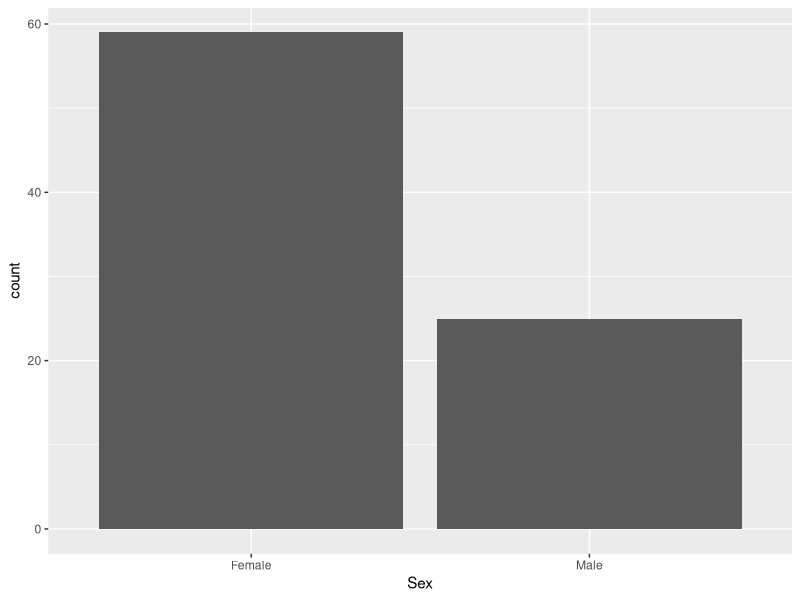
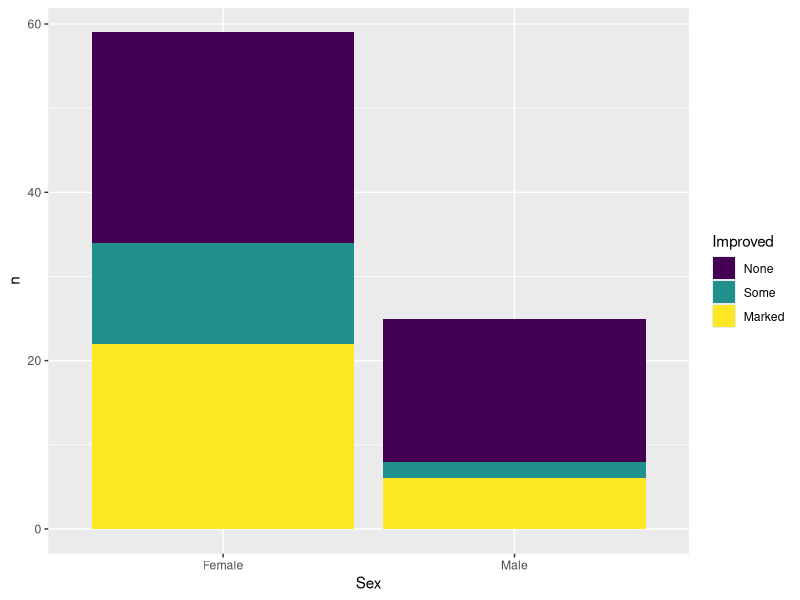
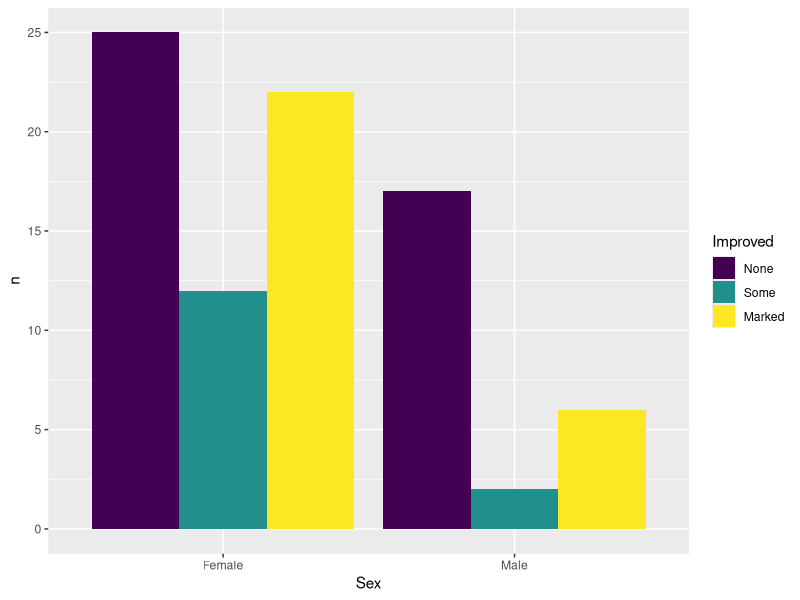
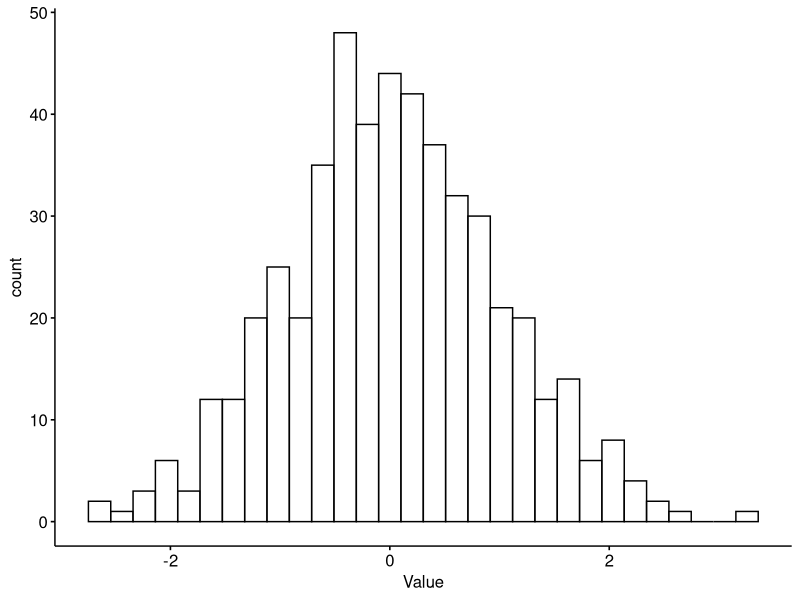
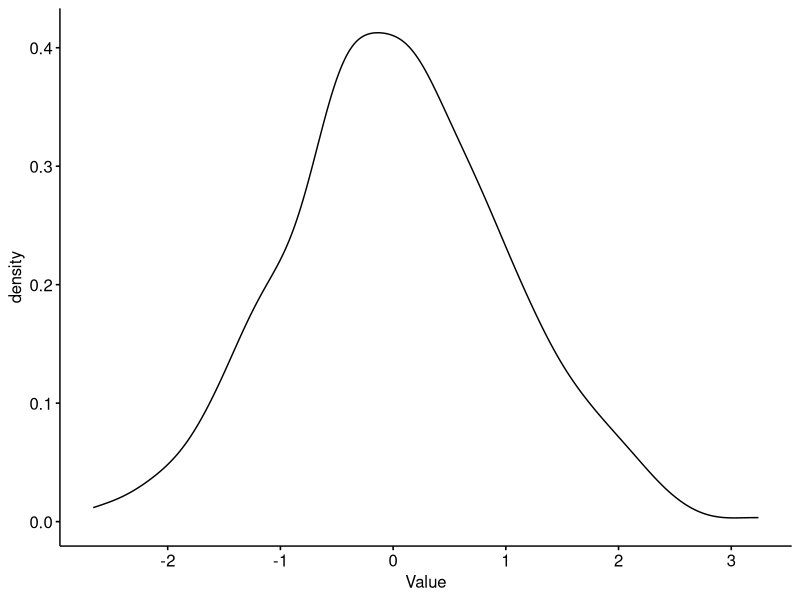
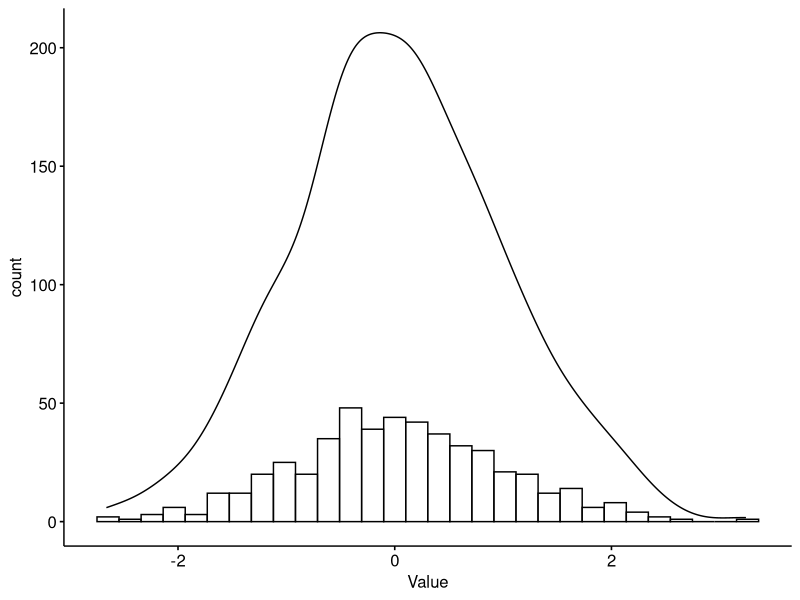
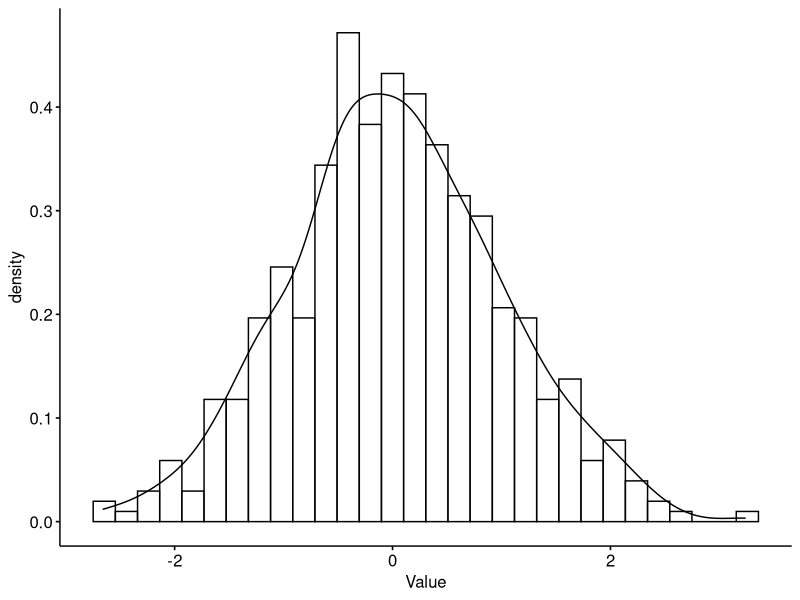
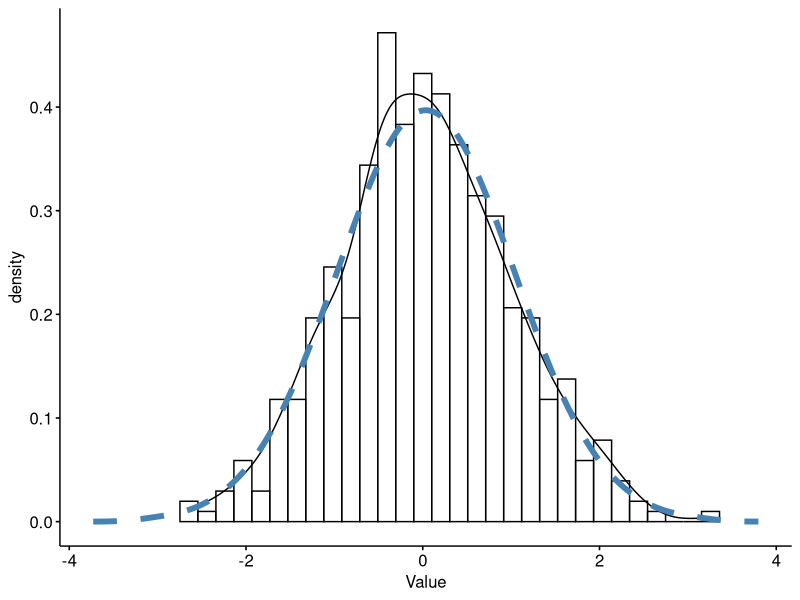

Here is the R script that generated these plots, in order:
## ---- chunk 1
knitr::opts_chunk$set(echo = TRUE,message=FALSE)
## ---- chunk 2
## Load the packages we will need
library(dplyr)
library(ggplot2)
library(rstatix)
library(ggpubr)
library(vcd)
## ---- chunk 3
#let's use the'Arthritis' dataset in the 'vcd' package 
Arthritis
## ---- chunk 4
##one way table (count of one variable)
count(Arthritis,Sex)
## ---- chunk 5
ggplot(Arthritis, aes(x = Sex)) + geom_bar()
## ---- chunk 6
#to get proportion of males and females
freq_table(Arthritis,Sex) 
## ---- chunk 7
count(Arthritis,Sex,Improved)
## ---- chunk 8
count(Arthritis,Sex,Improved) %>% 
ggplot(aes(x = Sex, fill = Improved, y = n)) + geom_col()
## ---- chunk 9
count(Arthritis,Sex,Improved) %>% 
ggplot(aes(x = Sex, fill = Improved, y = n)) + geom_col(position = "dodge")
## ---- chunk 10
freq_table(Arthritis,Sex, Improved)
## ---- chunk 11
freq_table(Arthritis,Improved, Sex)
## ---- chunk 12
Arthritis %>% 
  count(Improved, Treatment) %>% 
  tidyr::pivot_wider(values_from = n,names_from = Improved)
##would also work with names_from Treatment
## ---- chunk 13
Arthritis %>% 
  count(Improved, Treatment) %>% 
  tidyr::pivot_wider(values_from = n,names_from = Improved) %>% 
select(-Treatment)  %>% 
  chisq_test()
## ---- chunk 14
## create table of Titanic survivors
## example from ?chisq_test
xtab <- as.table(rbind(
  c(203, 118, 178, 212),
  c(122, 167, 528, 673)
))
dimnames(xtab) <- list(
  Survived = c("Yes", "No"),
  Class = c("1st", "2nd", "3rd", "Crew")
)
xtab
chisq_test(xtab)
## ---- chunk 15
Arthritis %>% 
  count(Improved, Treatment) %>% 
  tidyr::pivot_wider(values_from = n,names_from = Improved) %>% 
select(-Treatment)  %>% 
  chisq_test() %>% expected_freq()
## ---- chunk 16
Arthritis %>% 
  count(Improved, Sex) %>% 
  tidyr::pivot_wider(values_from = n,names_from = Improved) %>% 
  select(-Sex)  %>% 
  chisq_test 
## ---- chunk 17
Arthritis %>% 
  count(Improved, Sex) %>% 
  tidyr::pivot_wider(values_from = n,names_from = Improved) %>% 
 select(-Sex)  %>% 
  fisher_test
## ---- chunk 18
Arthritis %>% 
  count(Improved, Sex) %>% 
  tidyr::pivot_wider(values_from = n,names_from = Improved) %>% 
  select(-Sex)  %>% 
  chisq_test %>% 
  expected_freq()
## ---- chunk 19
library(readr)
df1 <- read_csv("data/normal_example.csv")
## ---- chunk 20
View(df1)
## ---- chunk 21
gghistogram(df1,x="Value")
## ---- chunk 22
ggdensity(df1, x="Value")
## ---- chunk 23
gghistogram(df1,x="Value",add_density = TRUE)
## ---- chunk 24
gghistogram(df1,x="Value",
            add_density = TRUE,
            y="..density..")
## ---- chunk 25
gghistogram(df1,x="Value",add_density = TRUE,y="..density..") + stat_overlay_normal_density(col="steelblue",lwd=2,lty=2)
## ---- chunk 26

ggboxplot(df1, y = "Value")
## ---- chunk 27
ggviolin(df1, y = "Value")
## ---- chunk 28
ggviolin(df1, y = "Value",add = "jitter")
## ---- chunk 29
ggqqplot(df1, x="Value")
## ---- chunk 30

#shapiro test
#p<0.05 ...difference between data and normality..data not normal
#p>0.05 ...no diff between data and normality ..data normally distributed

df1 %>% 
shapiro_test(Value) %>% 
  mutate(p < 0.05)

## ---- chunk 31
df1 %>% 
  get_summary_stats 
## ---- chunk 32
df1 %>% 
  get_summary_stats %>% 
  select(mean, sd)
## ---- chunk 33
diet <- read_csv("data/diet.csv")
diet
## ---- chunk 34
diet <- diet %>% 
  mutate(BMI =initial.weight / (height/100)^2)

## ---- chunk 35
diet %>% 
  t_test(BMI ~1)
## ---- chunk 36
diet %>% 
  t_test(BMI ~1,mu = 25,alternative = "greater")
## 25 is the cutoff for overweight
#t.test(diet$BMI, mu=25,alternative = "greater")
## ---- chunk 37
diet %>% 
  select(contains("weight")) 
## ---- chunk 38
diet %>% 
  select(contains("weight")) %>% 
  gghistogram(x = "initial.weight", add_density = TRUE, y = "..density..") + stat_overlay_normal_density(col="red")
## ---- chunk 39
diet %>% 
  select(contains("weight")) %>% 
  ggqqplot(x = "initial.weight")
## ---- chunk 40
diet %>% 
  select(contains("weight")) %>% 
  tidyr::pivot_longer(everything(),values_to = "Y",names_to = "X") 
## ---- chunk 41
diet %>% 
  select(contains("weight")) %>% 
  tidyr::pivot_longer(everything(),values_to = "Y",names_to = "X") %>% 
  gghistogram(x = "Y", facet.by = "X",add_density = TRUE, y = "..density..") + stat_overlay_normal_density(col="red")
## ---- chunk 42
diet %>% 
  select(contains("weight")) %>% 
  tidyr::pivot_longer(everything(),values_to = "Y",names_to = "X") %>% 
  group_by(X) %>% 
  get_summary_stats()
## ---- chunk 43
diet %>% 
  select(contains("weight")) %>% 
  tidyr::pivot_longer(everything(),values_to = "Y",names_to = "X") %>% 
  group_by(X) %>% 
  shapiro_test(Y)
## ---- chunk 44
diet %>% 
  select(contains("weight")) %>% 
  tidyr::pivot_longer(everything(),values_to = "Y",names_to = "X") %>% 
  t_test(Y ~ X)
## ---- chunk 45
## Just to prove that we get the same result as base R
## Will remove before the course
t.test(diet$final.weight, diet$initial.weight)
## ---- chunk 46
diet %>% 
  select(contains("weight")) %>% 
  tidyr::pivot_longer(everything(),values_to = "Y",names_to = "X") %>% 
  t_test(Y ~ X,alternative = "less")
## ---- chunk 47
t.test(diet$final.weight, diet$initial.weight,alternative = "less")
## ---- chunk 48
diet %>% 
  select(contains("weight")) %>% 
  tidyr::pivot_longer(everything(),values_to = "Y",names_to = "X") %>% 
  ggplot(aes(x = X, y = Y)) + geom_boxplot() + geom_jitter(width=0.1) + stat_compare_means(method = "t.test",method.args = list(alternative = "less"))
## ---- chunk 49
diet %>% 
  select(contains("weight")) %>% 
  tidyr::pivot_longer(everything(),values_to = "Y",names_to = "X") %>% 
  t_test(Y ~ X,alternative = "less",paired=TRUE)
## ---- chunk 50
t.test(diet$final.weight, diet$initial.weight,alternative = "less", paired=TRUE)
## ---- chunk 51
ggpaired(diet, cond1="initial.weight", cond2="final.weight",line.color = "grey") + stat_compare_means(paired=TRUE,method = "t.test")
## ---- chunk 52
diet %>% 
mutate(weight.loss = initial.weight - final.weight) %>% 
ggdensity("weight.loss",color = "gender") + stat_overlay_normal_density()

diet %>%  
  mutate(weight.loss = initial.weight - final.weight) %>% 
  group_by(gender) %>% 
  shapiro_test(weight.loss)
  
## ---- chunk 53
diet %>% 
  mutate(weight.loss = initial.weight - final.weight) %>% 
  t_test(weight.loss ~ gender)
## ---- chunk 54
diet %>% 
  mutate(weight.loss = initial.weight - final.weight) %>% 
  ggplot(aes(x = gender, y=weight.loss)) + geom_boxplot() + stat_compare_means(method="t.test")
## ---- chunk 55
diet %>% 
  mutate(weight.loss = initial.weight - final.weight) %>% 
  wilcox_test(weight.loss ~ gender)
## ---- chunk 56
diet %>% 
  select(initial.weight,final.weight) %>% 
  tidyr::pivot_longer(everything(),values_to = "Y",names_to = "X") %>% 
  wilcox_test(Y ~ X, paired=TRUE)
## ---- chunk 57
diet <- mutate(diet, weight.loss = initial.weight - final.weight)

diet %>%   
gghistogram(x = "weight.loss", facet.by = "diet.type", add_density = TRUE, y = "..density..") + stat_overlay_normal_density(col="red")

group_by(diet, diet.type) %>% 
  shapiro_test(weight.loss)


diet %>% 
  ggqqplot(x = "weight.loss", facet.by = "diet.type")

## ---- chunk 58
diet %>% 
  anova_test(weight.loss ~ diet.type)
## ---- chunk 59
diet %>%  
  tukey_hsd(weight.loss ~ diet.type)
## ---- chunk 60
ggplot(diet, aes(x = diet.type, y = weight.loss)) + geom_violin() + geom_jitter(width=0.1) + stat_compare_means(method="anova")
## ---- chunk 61
my_comparisons <- list( c("A", "B"), c("A", "C"), c("B", "C") )

ggplot(diet, aes(x = diet.type, y = weight.loss)) + geom_violin() + geom_jitter() +  stat_compare_means(method = "t.test",comparisons = my_comparisons)
## ---- chunk 62
stat_res <- diet %>% 
  tukey_hsd(weight.loss ~ diet.type)

ggplot(diet, aes(x = diet.type, y = weight.loss)) + geom_violin() + stat_pvalue_manual(stat_res, label = "p.adj",y.position = c(11, 13, 15))
## ---- chunk 63
diet %>% 
  kruskal_test(weight.loss ~ diet.type)
## ---- chunk 64
kruskal.test(weight.loss ~ as.factor(diet.type), data=diet)
## ---- chunk 65
diet %>% 
  dunn_test(weight.loss ~ diet.type, p.adjust.method = "bonferroni")
## ---- chunk 66
ggplot(diet, aes(x = diet.type, y = weight.loss,fill=gender)) + geom_boxplot()
## ---- chunk 67
diet %>% 
  anova_test(weight.loss ~ diet.type*gender)
## ---- chunk 68
diet %>% 
  tukey_hsd(weight.loss ~ diet.type*gender)
## ---- chunk 69
diet2 <- read_csv("data/diet2.csv")
View(diet2)
## ---- chunk 70
### With "::" you can use a function from a package you haven't loaded yet

diet2 <- diet2 %>% select(id,gender, contains("weight")) %>% 
  tidyr::pivot_longer(3:5, values_to = "value", names_to = "time_point") %>% 
  mutate(id = as.factor(id))
## ---- chunk 71
anova_test(diet2, dv =value, 
           wid = id, 
           within = time_point)
## ---- chunk 72

